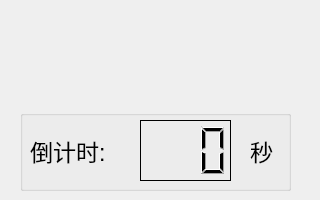
<?xml version="1.0" encoding="UTF-8"?>
<ui version="4.0">
 <class>CountDownDialog</class>
 <widget class="QDialog" name="CountDownDialog">
  <property name="geometry">
   <rect>
    <x>0</x>
    <y>0</y>
    <width>320</width>
    <height>200</height>
   </rect>
  </property>
  <property name="minimumSize">
   <size>
    <width>320</width>
    <height>200</height>
   </size>
  </property>
  <property name="sizeIncrement">
   <size>
    <width>320</width>
    <height>200</height>
   </size>
  </property>
  <property name="windowTitle">
   <string>Dialog</string>
  </property>
  <widget class="QLabel" name="stateLabel">
   <property name="geometry">
    <rect>
     <x>30</x>
     <y>20</y>
     <width>251</width>
     <height>81</height>
    </rect>
   </property>
   <property name="font">
    <font>
     <pointsize>15</pointsize>
    </font>
   </property>
   <property name="frameShape">
    <enum>QFrame::NoFrame</enum>
   </property>
   <property name="frameShadow">
    <enum>QFrame::Raised</enum>
   </property>
   <property name="text">
    <string/>
   </property>
   <property name="scaledContents">
    <bool>false</bool>
   </property>
   <property name="alignment">
    <set>Qt::AlignCenter</set>
   </property>
   <property name="wordWrap">
    <bool>true</bool>
   </property>
  </widget>
  <widget class="QGroupBox" name="groupBox">
   <property name="geometry">
    <rect>
     <x>20</x>
     <y>110</y>
     <width>271</width>
     <height>81</height>
    </rect>
   </property>
   <property name="title">
    <string/>
   </property>
   <widget class="QLabel" name="label1">
    <property name="geometry">
     <rect>
      <x>10</x>
      <y>10</y>
      <width>101</width>
      <height>61</height>
     </rect>
    </property>
    <property name="font">
     <font>
      <pointsize>17</pointsize>
     </font>
    </property>
    <property name="frameShadow">
     <enum>QFrame::Raised</enum>
    </property>
    <property name="text">
     <string>倒计时:</string>
    </property>
   </widget>
   <widget class="QLCDNumber" name="lcdNumber">
    <property name="geometry">
     <rect>
      <x>120</x>
      <y>10</y>
      <width>91</width>
      <height>61</height>
     </rect>
    </property>
    <property name="layoutDirection">
     <enum>Qt::LeftToRight</enum>
    </property>
    <property name="frameShape">
     <enum>QFrame::Box</enum>
    </property>
    <property name="frameShadow">
     <enum>QFrame::Plain</enum>
    </property>
    <property name="smallDecimalPoint">
     <bool>false</bool>
    </property>
    <property name="digitCount">
     <number>3</number>
    </property>
    <property name="segmentStyle">
     <enum>QLCDNumber::Filled</enum>
    </property>
    <property name="value" stdset="0">
     <double>0.000000000000000</double>
    </property>
   </widget>
   <widget class="QLabel" name="label2">
    <property name="geometry">
     <rect>
      <x>230</x>
      <y>10</y>
      <width>31</width>
      <height>61</height>
     </rect>
    </property>
    <property name="font">
     <font>
      <pointsize>17</pointsize>
     </font>
    </property>
    <property name="frameShadow">
     <enum>QFrame::Raised</enum>
    </property>
    <property name="text">
     <string>秒</string>
    </property>
   </widget>
  </widget>
 </widget>
 <resources/>
 <connections/>
</ui>
